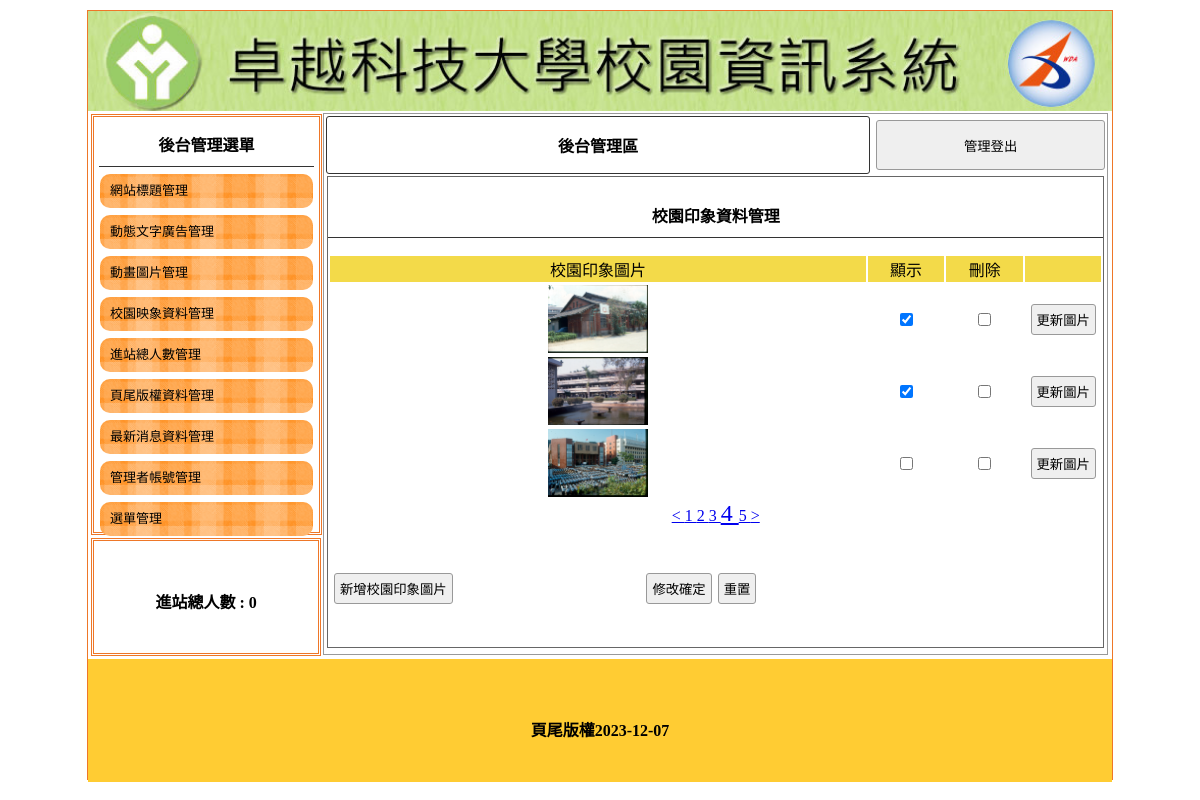
Screenshot of /back.php?do=image&p=4 with the database file from the repository.
### tables this page shows
CREATE TABLE `titles` (
  `id` int(10) UNSIGNED NOT NULL,
  `img` text NOT NULL,
  `text` text NOT NULL,
  `sh` tinyint(4) NOT NULL
);

CREATE TABLE `total` (
  `id` int(10) NOT NULL,
  `total` int(10) NOT NULL DEFAULT 0
);

CREATE TABLE `image` (
  `id` int(10) UNSIGNED NOT NULL,
  `img` text NOT NULL,
  `sh` int(1) UNSIGNED NOT NULL
);

CREATE TABLE `bottom` (
  `id` int(10) NOT NULL,
  `bottom` text NOT NULL
);

### api/db.php (called while the page is built, shortened)
<?php
class DB
{
    protected $dsn = "mysql:host=localhost;charset=utf8;dbname=db03";
    protected $pdo;
    protected $table;
    function __construct($table)
    {
        $this->table = $table;
        $this->pdo = new PDO($this->dsn, 'root', '');
    }
    function all($where = '', $other = '')
    {
        if (isset($this->table) && !empty($this->table)) {
            $sql = "select * from `$this->table` ";
            $sql = $this->sql_all($sql, $where, $other);
            return $this->pdo->query($sql)->fetchAll(PDO::FETCH_ASSOC);
        }
    }
    function math($math, $col, $where = '', $other = '')
    {
        switch ($math) {
            case 'count':
                $sql = "select count(`$col`) from `$this->table` ";
                break;
        }
        $sql = $this->sql_all($sql, $where, $other);
        return $this->pdo->query($sql)->fetchColumn();
    }
    function find($where)
    {
        $sql = "select * from $this->table ";
        if (is_array($where)) {
            $tmp = $this->a2s($where);
            $sql .= " where " . join(" && ", $tmp);
        } elseif (is_numeric($where)) {
            $sql .= " where `id`=" . $where;
        }
        return $this->pdo->query($sql)->fetch(PDO::FETCH_ASSOC);
    }
    private function a2s($where)
    {
        foreach ($where as $key => $val) {
            $tmp[] = "`$key`='$val'";
        }
        return $tmp;
    }
    private function sql_all($sql, $where, $other)
    {
        if (is_array($where)) {
            if (!empty($where)) {
                $sql .= " where " . join(" && ", $this->a2s($where));
            }
        } else {
            $sql .= $where;
        }
        $sql .= $other;
        return $sql;
    }
}
$Total = new DB('total');
$Bottom = new DB('bottom');
$Title = new DB('titles');
if (isset($_GET['do'])) {
    $DB = ${ucfirst($_GET['do'])};
} else {
    $DB = $Title;
}

### back/image.php (the view, shortened to what this page needs)
<div style="width:99%; height:87%; margin:auto; overflow:auto; border:#666 1px solid;">
    <p class="t cent botli">校園印象資料管理</p>
    <form method="post" target="back" action="./api/edit.php">
        <table width="100%" style="text-align:center">
            <tbody>
                <tr class="yel">
                    <td width="70%">校園印象圖片</td>
                    <td width="10%">顯示</td>
                    <td width="10%">刪除</td>
                    <td></td>
                </tr>
                <?php
                $total = $DB->math('count', "id");
                $div = 3;
                $pages = ceil($total / $div);
                $now = $_GET['p'] ?? 1;
                $starts = ($now - 1) * $div;
                $rows = $DB->all(" limit $starts, $div");
                foreach ($rows as $row) {
                ?>
                <tr>
                    <td>
                        <img src="./img/<?= $row['img'] ?>" alt="" style="width:100px;height:68px">
                    </td>
                    <td><input type="checkbox" name="sh[]" value="<?= $row['id'] ?>"
                            <?= ($row['sh'] == 1) ? 'checked' : '' ?>></td>
                    <td><input type="checkbox" name="del[]" value="<?= $row['id'] ?>"></td>
                    <td><input type="button"
                            onclick="op('#cover','#cvr','./modal/upload.php?table=<?= $do ?>&id=<?= $row['id'] ?>')"
                            value="更新圖片"></td>
                </tr>
                <?php
                }
                ?>
            </tbody>
        </table>
        <div class="cent" style="display:block;">
            <?php
            if ($now > 1) {
                $prev = $now - 1;
                echo "<a href='?do=$do&p=$prev'> < </a>";
            }
            for ($i = 1; $i <= $pages; $i++) {
                $fontsize = ($now == $i) ? '24px' : '16px';
                echo "<a href='?do=$do&p=$i' style='font-size:$fontsize'> $i </a>";
            }
            if ($now < $pages) {
                $next = $now + 1;
                echo "<a href='?do=$do&p=$next'> > </a>";
            }
            ?>
        </div>
        <table style="margin-top:40px; width:70%;">
            <tbody>
                <tr>
                    <td width="200px"><input type="button"
                            onclick="op('#cover','#cvr','./modal/<?= $do ?>.php?table=<?= $do ?>')" value="新增校園印象圖片">
                    </td>
                    <td class="cent"><input type="submit" value="修改確定"><input type="reset" value="重置"></td>
                </tr>
            </tbody>
        </table>
    </form>
</div>

### back.php (shortened to what this page needs)
<?php include_once "./api/db.php" ?>
<!DOCTYPE html PUBLIC "-//W3C//DTD XHTML 1.0 Transitional//EN" "http://www.w3.org/TR/xhtml1/DTD/xhtml1-transitional.dtd">
<html xmlns="http://www.w3.org/1999/xhtml">
<head>
    <link href="./css/css.css" rel="stylesheet" type="text/css">
</head>
<body>
    <div id="main">
        <?php
        $title = $Title->find(['sh' => 1]);
        ?>
        <a title="<?= $title['text'] ?>" href="index.php">
            <div class="ti" style="background:url('./img/<?= $title['img'] ?>'); background-size:cover;"></div>
        </a>
        <div id="ms">
            <div id="lf" style="float:left;">
                <div id="menuput" class="dbor">
                    <span class="t botli">後台管理選單</span>
                    <a style="color:#000; font-size:13px; text-decoration:none;" href="?do=title">
                        <div class="mainmu">
                            網站標題管理 </div>
                    </a>
                    <a style="color:#000; font-size:13px; text-decoration:none;" href="?do=ad">
                        <div class="mainmu">
                            動態文字廣告管理 </div>
                    </a>
                    <a style="color:#000; font-size:13px; text-decoration:none;" href="?do=mvim">
                        <div class="mainmu">
                            動畫圖片管理 </div>
                    </a>
                    <a style="color:#000; font-size:13px; text-decoration:none;" href="?do=image">
                        <div class="mainmu">
                            校園映象資料管理 </div>
                    </a>
                    <a style="color:#000; font-size:13px; text-decoration:none;" href="?do=total">
                        <div class="mainmu">
                            進站總人數管理 </div>
                    </a>
                    <a style="color:#000; font-size:13px; text-decoration:none;" href="?do=bottom">
                        <div class="mainmu">
                            頁尾版權資料管理 </div>
                    </a>
                    <a style="color:#000; font-size:13px; text-decoration:none;" href="?do=news">
                        <div class="mainmu">
                            最新消息資料管理 </div>
                    </a>
                    <a style="color:#000; font-size:13px; text-decoration:none;" href="?do=admin">
                        <div class="mainmu">
                            管理者帳號管理 </div>
                    </a>
                    <a style="color:#000; font-size:13px; text-decoration:none;" href="?do=menu">
                        <div class="mainmu">
                            選單管理 </div>
                    </a>
                </div>
                <div class="dbor" style="margin:3px; width:95%; height:20%; line-height:100px;">
                    <span class="t">進站總人數 :
                        <?= $Total->find(1)['total'] ?> </span>
                </div>
            </div>
            <div class="di" style="height:540px; border:#999 1px solid; width:76.5%; margin:2px 0px 0px 0px; float:left; position:relative; left:20px;">
                <table width="100%">
                    <tbody>
                        <tr>
                            <td style="width:70%;font-weight:800; border:#333 1px solid; border-radius:3px;" class="cent"><a href="?do=admin" style="color:#000; text-decoration:none;">後台管理區</a>
                            </td>
                            <td><button onclick="document.cookie='user=';location.replace('?')" style="width:99%; margin-right:2px; height:50px;">管理登出</button></td>
                        </tr>
                    </tbody>
                </table>
                <?php
                $do = $_GET['do'] ?? "title";
                $file = "./back/{$do}.php";
                if (file_exists($file)) {
                    include $file;
                } else {
                    include "./back/title.php";
                }
                ?>
            </div>
        </div>
        <div style="width:1024px; left:0px; position:relative; background:#FC3; margin-top:4px; height:123px; display:block;">
            <span class="t" style="line-height:123px;"><?= $Bottom->find(1)['bottom'] ?></span>
        </div>
    </div>
</body>
</html>

### css/css.css (style rules this page uses)
body { padding: 0px; margin: 0px; }
#main { width: 1024px; height: 768px; margin: 10px auto 10px auto; border: #ee7728 1px solid; position: relative; }
.ti { width: 100%; height: 100px; position: relative; background-size: cover; background-repeat: no-repeat; }
.dbor { border: #ee7728 double 3px; margin: 1px; padding: 2px 10px 2px 10px; }
.t { font-weight: 800; display: block; text-align: center; padding: 10px 1px 10px 1px; }
.botli { border-bottom: #333 1px solid; }
.mainmu { position: relative; border-radius: 10px; background: url(../icons/menu.fw.png) center no-repeat; background-size: cover; line-height: 30px; padding: 2px 10px 2px 10px; margin: 7px 1px 7px 1px; }
#lf { height: 540px; width: 21%; display: inline-block; }
#menuput { width: 100%; height: 75%; position: relative; padding: 5px; display: block; margin: 3px; }
.di { display: inline-block; }
.cent { text-align: center; }
input, button { border: #999 1px solid; border-radius: 3px; background: #efefef; padding: 5px; margin: 3px; }
.yel td { background: #f3da49; text-align: center; }

### rows the page displays
titles: img (picture)
total: total "0"
image: img (picture), sh "☑"
image: img (picture), sh "☑"
image: img (picture)
bottom: bottom "頁尾版權2023-12-07"
